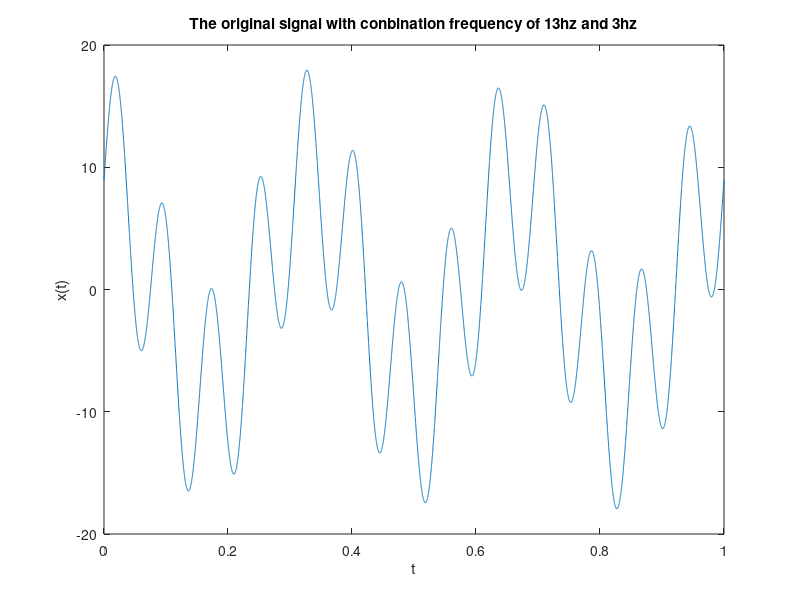
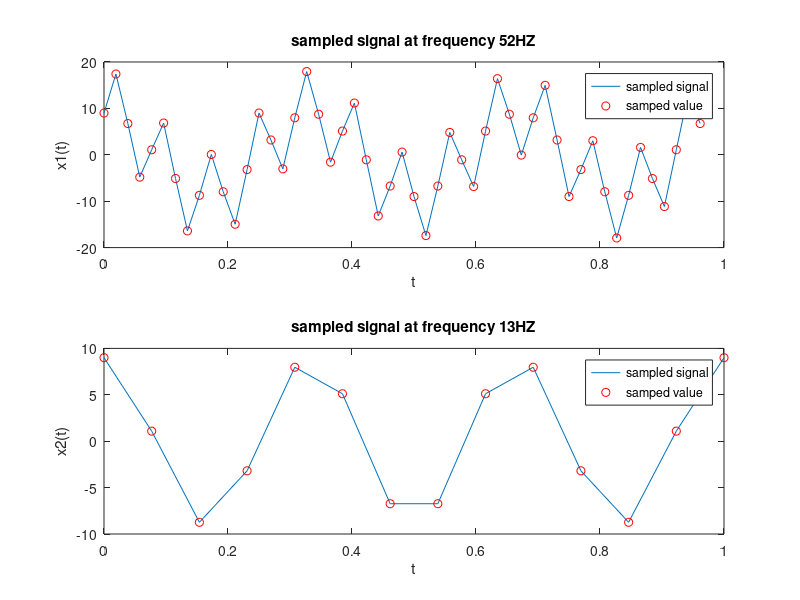

These figures' MATLAB source, in order:
%%%%%%%%%%%%%%%%%%%%%%%%%%%%%%%%%%%%%%%%%%%%%%%%
% EIE579 Assignment 1  
% Name:Cheng Jiyun
% Student ID:2205 5121g
%%%%%%%%%%%%%%%%%%%%%%%%%%%%%%%%%%%%%%%%%%%%%%%%v
%% step 1
%22055121
%dec2bin(5121)=1010000000001
close all;clear;clc;
A1=9;
f1=3;
A2=9;
f2=13;
t=0:0.0001:1;
x=A1*cos(2*pi*f1*t)+A2*sin(2*pi*f2*t);
figure(1)
plot(t,x);
xlabel('t');
ylabel('x(t)');
title('The original signal with conbination frequency of 13hz and 3hz');


%% step2
fN=2*max(f1,f2);
fs1=2*fN;T1=1/fs1;
fs2=fN/2;T2=1/fs2;

t1=T1*(0:50);
x1=A1*cos(2*pi*f1*t1)+A2*sin(2*pi*f2*t1);

figure(2)
subplot(2,1,1)
plot(t1,x1);
hold on
scatter(t1,x1,'r','o');
legend('sampled signal','samped value');
hold off
xlabel('t');
ylabel('x1(t)');
title('sampled signal at frequency 52HZ');



t2=T2*(0:13);
x2=A1*cos(2*pi*f1*t2)+A2*sin(2*pi*f2*t2);
subplot(2,1,2)
plot(t2,x2);
hold on
scatter(t2,x2,'r','o');
legend('sampled signal','samped value');
hold off
xlabel('t');
ylabel('x2(t)');
title('sampled signal at frequency 13HZ');
